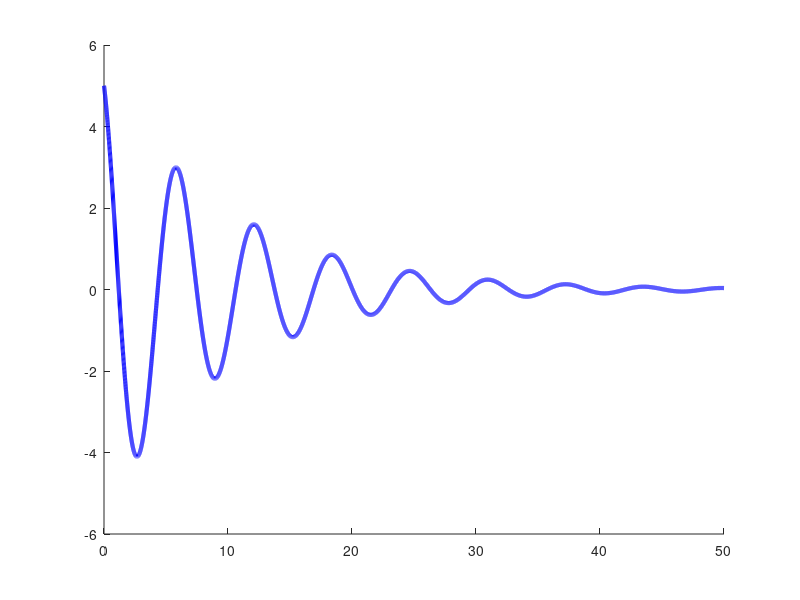

MATLAB code to generate this figure:
x = linspace(0, 50, 10000);
y = exp(-0.1*x).*(5 * cos(1*x) - 2*sin(1*x));

figure
hold on
#axis([0, 50, -5, 5])
#set(gca,'XTick',[-2*pi, -pi, 0 , pi, 2*pi])
#set(gca,'XTicklabel', {'-2$\pi$ ' '-$\pi$' '0'  '$\pi$' '2$\pi$'} )
#set(gca, 'fontsize', 30)
#set(gca,'YTick',[-10, 0, 10])
#set(gca, "xgrid", "on")
grid off
plot(x,y, 'linewidth', 3, 'color', 'blue')
print('UnderDamped.tex','-dtex');
